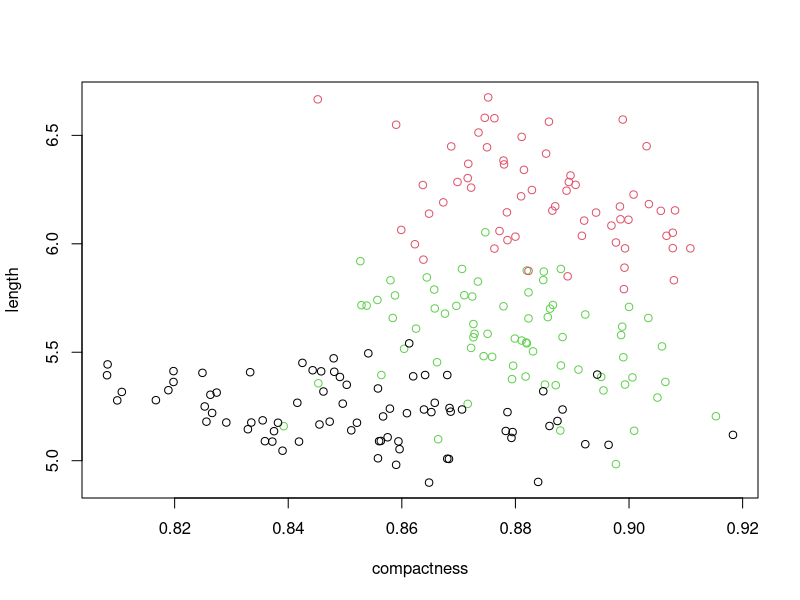
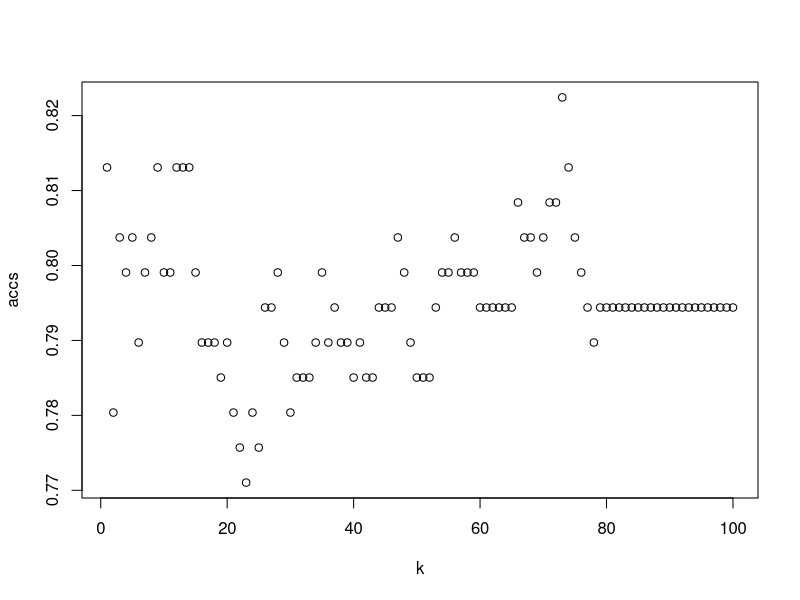
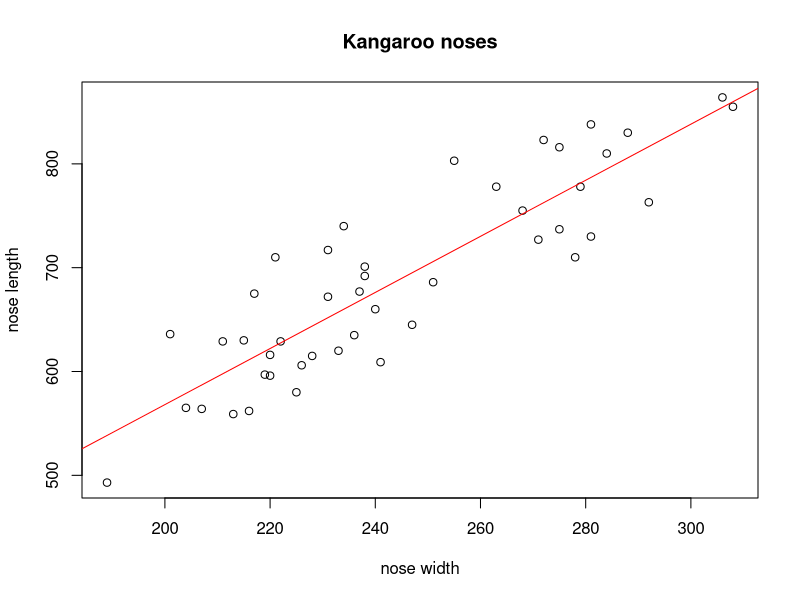
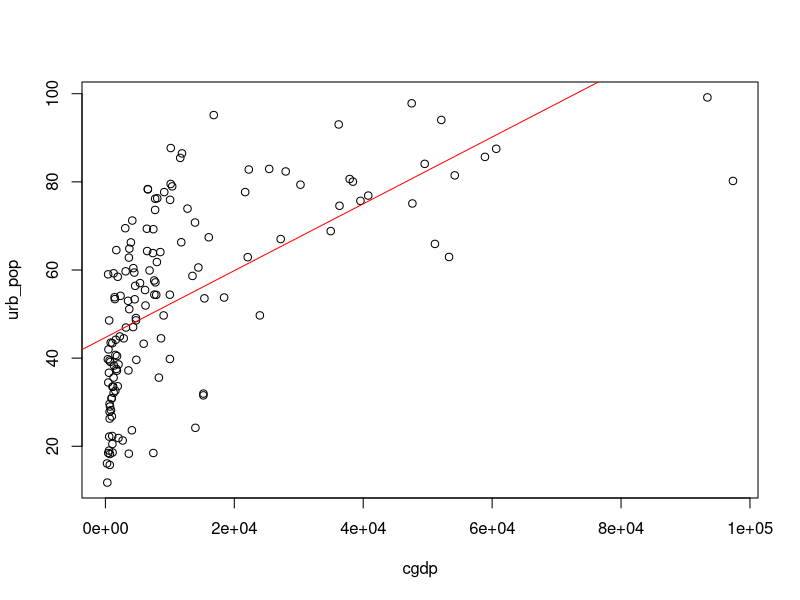
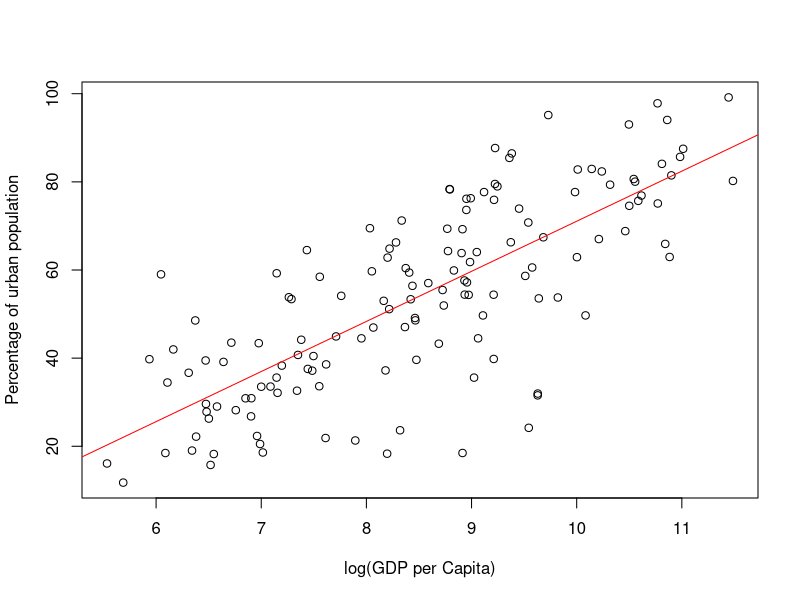
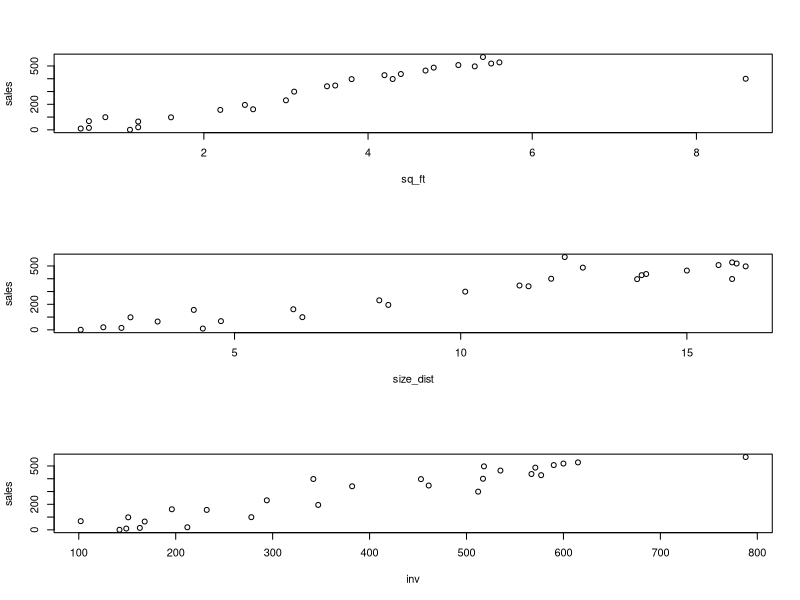
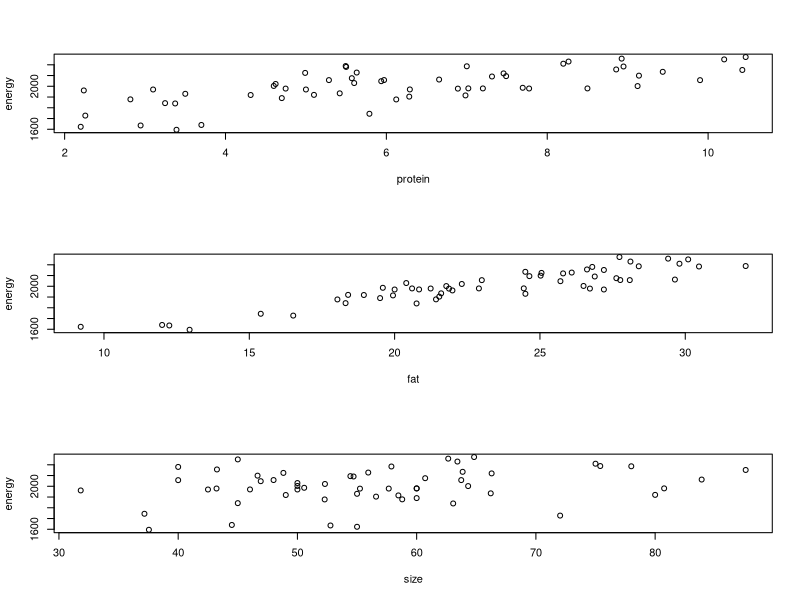
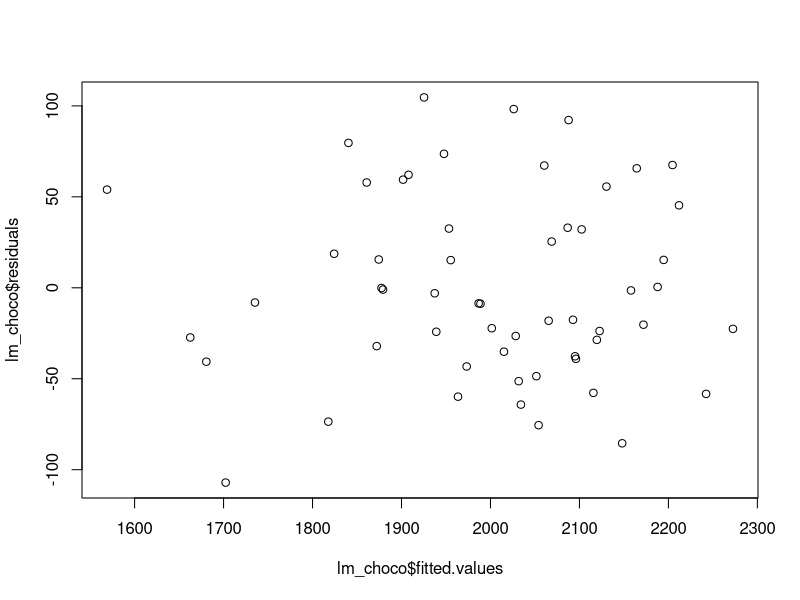

Write R code to recreate these figures, in order.
#rm(list=ls());  setwd("~/Dropbox/cs/bigdata/datacamp/intro_ml"); source("iml_practice.R")

#rm(list=ls());  setwd("C:/Users/zimine/Dropbox/cs/bigdata/datacamp/intro_ml"); source("iml_practice.R") 

##############################################################
#  chap. Performance
##############################################################

##read titanic dataset
# surviced is a response 
# features is pcClass (passenger glass), sex and age


titanic<-read.csv(file="titanic.csv", row.names=1,header=TRUE
				,colClasses=c("numeric", "factor", "numeric", "factor", "numeric") )

titanic$Survived <- factor(titanic$Survived, levels=c("1", "0")) #arrange factor levels

set.seed(1)
# A decision tree classification model is built on the data
library(rpart)
tree <- rpart(Survived ~ ., data = titanic, method = "class") #survived response, predictors all others
pred<-predict(tree, titanic, type="class")
conf<-table(titanic$Survived, pred) # make a confusion matrix
print(conf)

### compute accuracy, precision and recall
TP <- conf[1,1] 
FN <- conf[1,2] 
FP <- conf[2,1] 
TN <- conf[2,2] 

accuracy <- (TP + TN) / (TP+FN+FP+TN)
accuracy
precision <- TP/ (TP + FP)
precision 
recall <- TP / (TP + FN)
recall 

seeds <- read.csv(file="seeds.csv", row.names=1, header=T)

km_seeds <- kmeans(seeds, 3)
plot(length ~ compactness, data = seeds, col=km_seeds$cluster)
print(km_seeds$tot.withinss / km_seeds$betweenss)

### titanic example with  a dataset spilt between train and test sets
set.seed(1)
n <- nrow(titanic) # number of observations
shuffled <- titanic[sample(n),] #shuffle the dataset
pct_split<-0.7
train_indices <- 1:round(pct_split * n)
train <- shuffled[train_indices, ]
test_indices <- (round(pct_split * n) + 1):n
test <- shuffled[test_indices, ] # the rest of the dataset

#fill the model but on the training set
tree <- rpart(Survived ~ ., train, method = "class")
# Predict the outcome on the test set with tree:
pred<-predict(tree, test, type="class")
# Calculate the confusion matrix: conf
conf<-table(test$Survived, pred)
print(conf)
print(paste("accuracy:" , sum(diag(conf))/sum(conf) ))

##cross validation
# run 6 times with moving train set and data set
npass <- 6
accs <- rep(0,6) # a vec of accurencies
n<- nrow(shuffled)
for (i in 1:6) {
  # These indices indicate the interval of the test set
  indices <- (( (i-1) * round((1/npass)*n)) + 1):((i*round((1/npass) * n)))
  
  test <- shuffled[indices,] #indices are indexesof test set
  train <- shuffled[-indices,] #train is the rest
  tree <- rpart(Survived ~ ., train, method = "class")
  pred<-predict(tree, test, type="class")  
  conf<-table(test$Survived, pred)
  accs[i] <- sum(diag(conf))/sum(conf)
}

# Print out the mean of accs
print(paste("cross validation on 6 runs " ,mean(accs)))


### check the performance of classifier on two emails data sets
emails_small <- read.csv(file="emails_small.csv", header=T, row.names=1,colClasses=c("numeric","numeric","factor") )
emails_small$spam <- factor(emails_small$spam, levels=c("1", "0")) #rearrange factor levels
spam_classifier <- function(x){
  prediction <- rep(NA,length(x))
  prediction[x > 4] <- 1
  prediction[x >= 3 & x <= 4] <- 0
  prediction[x >= 2.2 & x < 3] <- 1
  prediction[x >= 1.4 & x < 2.2] <- 0
  prediction[x > 1.25 & x < 1.4] <- 1
  prediction[x <= 1.25] <- 0
  return(factor(prediction, levels=c("1","0")))
}

pred_small<-spam_classifier(emails_small$avg_capital_seq) #apply spam classifier
conf_small<-table(emails_small$spam, pred_small) #confusion matrix
acc_small <- sum(diag(conf_small))/sum(conf_small)
print(paste("accuracy for emails_small", acc_small)) #accuracy for emails set


### now on much bigger set
emails_full <- read.csv(file="emails_full.csv", header=T, row.names=1,colClasses=c("numeric", "numeric", "factor") )
emails_full$spam <- factor(emails_full$spam, levels=c("1", "0")) #rearrange factor levels

pred_full<-spam_classifier(emails_full$avg_capital_seq)
conf_full<-table(emails_full$spam, pred_full)
acc_full <- sum(diag(conf_full))/sum(conf_full)
print(paste("accuracy for emails_full",acc_full)) #accuracy for emails_full


#### now repeat exercise with indroducing bias to the model 
spam_classifier <- function(x){
  prediction <- rep(NA,length(x))
  prediction[x > 4] <- 1
  prediction[x <= 4 ] <- 0
  return(factor(prediction, levels=c("1","0")))
}
conf_small <- table(emails_small$spam, spam_classifier(emails_small$avg_capital_seq))
print(conf_small)
acc_small <- sum(diag(conf_small)) / sum(conf_small)
print(acc_small)

conf_full <- table(emails_full$spam, spam_classifier(emails_full$avg_capital_seq))
print(conf_full)
acc_full <- sum(diag(conf_full)) / sum(conf_full)

print(acc_full)


##############################################################
#  chap. Classification
##############################################################

set.seed(1)

titanic<-read.csv(file="titanic.csv", row.names=1,header=TRUE
				,colClasses=c("numeric", "factor", "numeric", "factor", "numeric") )

titanic$Survived <- factor(titanic$Survived, levels=c("1", "0")) #arrange factor levels
titanic$Pclass <- factor(titanic$Pclass, levels=c("1","2","3"))

idx_test <- c(555,147,140,652,290,412,84,176,156,110,179,407,2,420,391,326,385,618,222,703,573,327,427,525,677,536,606,142,486,547,697,414,467,503,22,599,470,517,225,358,70,271,613,455,537,20,670,367,94,632,299,346,671,647,124,61,601,186,129,679,231,283,52,362,544,237,36,673,395,139,487,375,312,14,433,411,510,423,308,642,315,681,86,5,614,54,688,471,587,600,69,648,707,657,135,619,259,588,261,333,546,105,509,208,108,197,302,43,616,466,328,187,711,359,701,682,674,245,492,698,273,603,320,434,393,569,200,195,257,329,73,189,26,133,221,191,534,131,522,482,653,220,235,149,691,668,3,687,46,182,543,256,463,505,548,633,172,97,175,479,672,174,306,32,18,419,167,232,621,83,236,65,164,180,63,709,397,478,11,634,27,493,530,574,297,71,591,145,549,340,661,106,365,91,9,409,443,120,211,641,476,516,440,625,7,284,230,640,59,413,360,241,269,441)

test <- titanic[idx_test,]
train <- titanic[-idx_test,]

require(rpart)
#require(rpart.plot)
#require(rattle)
#require(RColorBrewer)

tree <- rpart(Survived ~ Pclass+Sex+Age, data=train, method="class")

# Draw the decision tree (in R 2.15 no package  but it is availabe in R 3.2  in jupyter)
#fancyRpartPlot(tree)

#### k-nn 
## reuse  train and test  data sets of titanic
titanic<-read.csv(file="titanic.csv", row.names=1,header=TRUE
				,colClasses=c("numeric", "factor", "numeric", "factor", "numeric") )

titanic$Survived <- factor(titanic$Survived, levels=c("1", "0")) #arrange factor levels
idx_test <- c(555,147,140,652,290,412,84,176,156,110,179,407,2,420,391,326,385,618,222,703,573,327,427,525,677,536,606,142,486,547,697,414,467,503,22,599,470,517,225,358,70,271,613,455,537,20,670,367,94,632,299,346,671,647,124,61,601,186,129,679,231,283,52,362,544,237,36,673,395,139,487,375,312,14,433,411,510,423,308,642,315,681,86,5,614,54,688,471,587,600,69,648,707,657,135,619,259,588,261,333,546,105,509,208,108,197,302,43,616,466,328,187,711,359,701,682,674,245,492,698,273,603,320,434,393,569,200,195,257,329,73,189,26,133,221,191,534,131,522,482,653,220,235,149,691,668,3,687,46,182,543,256,463,505,548,633,172,97,175,479,672,174,306,32,18,419,167,232,621,83,236,65,164,180,63,709,397,478,11,634,27,493,530,574,297,71,591,145,549,340,661,106,365,91,9,409,443,120,211,641,476,516,440,625,7,284,230,640,59,413,360,241,269,441)

test <- titanic[idx_test,]
train <- titanic[-idx_test,]

#convert factor Sex  to a numeric variable
test$Sex <- as.numeric(test$Sex)-1
train$Sex <- as.numeric(train$Sex)-1

train_labels <- train$Survived
test_labels <- test$Survived 
knn_train <- train 
knn_test  <- test 
knn_train[,1] <- NULL # drop the Survived column 
knn_test[,1] <- NULL 

##normalized Pclass 
min_class <- min(knn_train$Pclass)
max_class <- max(knn_train$Pclass)
knn_train$Pclass <- (knn_train$Pclass - min_class) / (max_class - min_class) # observe min, max from train set used for train
knn_test$Pclass <- (knn_test$Pclass - min_class) / (max_class - min_class)  # same min, max used for test


min_age <- min(knn_train$Age)
max_age <- max(knn_train$Age)
knn_train$Age <- (knn_train$Age - min_age) / (max_age - min_age) 
knn_test$Age <- (knn_test$Age - min_age) / (max_age - min_age) 

## now knn_train, knn_tess  are normalized
require(class)
set.seed(1)
pred <- knn(train = knn_train, test=knn_test, cl=train_labels, k=5)
conf <- table(test_labels, pred)
print(conf)

##determine the optimal k in k-nn 
set.seed(1)
range <- 1:round(0.2 * nrow(knn_train))  # 1:100
accs <- rep(0,length(range))

## interate over k from 1 to 100 
for ( k in range) {
	pred <- knn(train = knn_train, test=knn_test, cl=train_labels, k=k)
	conf <- table(test_labels,pred)  #current confusion matrix
	accs[k] <- sum(diag(conf))/sum(conf) #compute the current accuracy
}
#graphical view of accuracy
plot(range, accs, xlab="k")
#the best k is found as the one with the highest accuracy
print(paste("k with highest accurancy:" ,  which(accs == max(accs)) ))


##############################################################
#  chap. Classification
##############################################################
## kangaroo nose dataset
# measures of grey kangaroos nose widht and length
kang_nose <-read.csv(file="kang_nose.csv", row.names=1, header=T)

plot(kang_nose, xlab="nose width", ylab="nose length", main="Kangaroo noses")
lm_kang <- lm(nose_length ~ nose_width, data=kang_nose)

print(lm_kang$coefficients)

##add the regression line to the plot 
abline(lm_kang$coefficients, col="red")

nose_width_value <- c(250, 270)
predicted <- predict(lm_kang, data.frame(nose_width=nose_width_value))
print(paste( "predicted nose length:" , paste(predicted, collapse=","))) 


##compaute manually RMSE
nose_length_est <- predict(lm_kang, kang_nose) #predic all (\hat{y})
res <- kang_nose$nose_length - nose_length_est #a vector of residuals
rmse <- sqrt( 1 / nrow(kang_nose) * sum(res^2) )
print(paste("RMSE",rmse))

#compute manually R2
ss_res  <- sum(res^2) #sum of residuals
ss_tot <- sum((kang_nose$nose_length - mean(kang_nose$nose_length))^2) #total sum of squares
r_sq <- 1 - (ss_res)/ss_tot
print(paste("manually compuated R squared", r_sq))
#print(summary(lm_kang))


world_bank_train <-read.csv(file="worldbank_urb_gdp.csv", row.names=1, header=T)
plot(world_bank_train)
lm_wb <- lm(urb_pop ~ cgdp, data=world_bank_train)
abline(lm_wb$coefficients, col="red")
print(paste('afganistan' , predict(lm_wb, data.frame(cgdp=413))))

#someties there a log scaling can help
plot(urb_pop ~ log(cgdp), data = world_bank_train, 
     xlab = "log(GDP per Capita)", 
     ylab = "Percentage of urban population")

lm_wb <- lm(urb_pop ~ log(cgdp), data = world_bank_train)
abline(lm_wb$coefficients, col = "red")
print(paste('r squared after log transform',summary(lm_wb)$r.squared))

print(paste('afganistan again' , predict(lm_wb, data.frame(cgdp=413))))

#### mulivariable linear regression
shop_data <- read.csv(file='shop_data.csv', row.names=1, header =T)
par(mfrow=c(3,1))
 plot(sales ~ sq_ft, shop_data)
 plot(sales ~ size_dist, shop_data)
 plot(sales ~ inv, shop_data)
par(mfrow=c(1,1))

lm_shop <- lm(sales ~ . , data=shop_data)
print(summary(lm_shop))

### are all predictors relevant
choco_data <- read.csv(file='choco_data.csv', row.names=1, header =T)
par(mfrow=c(3,1))
plot(energy ~ protein, choco_data)
plot(energy ~ fat, choco_data)
plot(energy ~ size, choco_data)
par(mfrow=c(1,1))
lm_choco <- lm(energy ~ ., data=choco_data)
plot(lm_choco$fitted.values, lm_choco$residuals  ) #residuals, expect uncorrelated
qqnorm(lm_choco$residuals) # expect linear fit
summary(lm_choco)

#### comparinng rmse of train and test data to check if the model genealizes well
world_bank_train <- read.csv(file='world_bank_train.csv', row.names=1, header =T)
world_bank_test <- read.csv(file='world_bank_test.csv', row.names=1, header =T)

lm_wb_log <- lm(urb_pop ~ log(cgdp), data = world_bank_train) # log linear model

 
rmse_train <- sqrt(mean(lm_wb_log$residuals ^ 2)) #rmse training set

world_bank_test_truth <- world_bank_test$urb_pop
world_bank_test_input <- data.frame(cgdp = world_bank_test$cgdp)
world_bank_test_output <- predict(lm_wb_log, world_bank_test_input)
# The residuals: the difference between the ground truth and the predictions
res_test <- world_bank_test_output - world_bank_test_truth

rmse_test <- sqrt(mean(res_test^2)) # explicit formula belo
#rmse_test <- sqrt ( 1/nrow(world_bank_test) * sum(res_test^2)  )

# Print the ratio of the test RMSE over the training RMSE
print(paste("rmse rationtest/train", rmse_test/ rmse_train)) #value close to 1 => model generalizes well 


## parametric vs non-parametric
#check Rmse for linear, log linear and knn
lm_wb <- lm(urb_pop ~ cgdp, data = world_bank_train) # log linear model
lm_wb_log <- lm(urb_pop ~ log(cgdp), data = world_bank_train) # log linear model

##define the basic knn algorithm function
my_knn <- function(x_pred, x, y, k){
  m <- length(x_pred)
  predict_knn <- rep(0, m)
  for (i in 1:m) {
    
    # Calculate the absolute distance between x_pred[i] and x
    dist <- abs(x_pred[i] - x)
    
    sort_index <- order(dist)   # ordered vector index  dist[order] will be sorted 
    
    # Apply mean() to the responses of the k-nearest neighbors
    predict_knn[i] <- mean(y[sort_index[1:k]])    
    
  }
  return(predict_knn)
}

ranks <- order(world_bank_test$cgdp) # index for sorint test$cgdp

# Scatter plot of test set
plot(world_bank_test,
     xlab = "GDP per Capita", ylab = "Percentage Urban Population")

# Predict with simple linear model and add line
test_output_lm <- predict(lm_wb, data.frame(cgdp = world_bank_test$cgdp))
lines(world_bank_test$cgdp[ranks], test_output_lm[ranks], lwd = 2, col = "blue")
# Predict with log-linear model and add line
test_output_lm_log <- predict(lm_wb_log, data.frame(cgdp = world_bank_test$cgdp))
lines(world_bank_test$cgdp[ranks], test_output_lm_log[ranks], lwd = 2, col = "red")
# Predict with k-NN and add line
test_output_knn <- my_knn(world_bank_test$cgdp, world_bank_train$cgdp, world_bank_train$urb_pop, 30)
lines(world_bank_test$cgdp[ranks], test_output_knn[ranks], lwd = 2, col = "green")
#add legend
legend('topright', c('linear', 'log linear', 'knn') , 
   lty=1, col=c('blue', 'red', 'green'), bty='y', cex=.75)
#compute rmses for 3 models
rmse_linear<-sqrt(mean( (test_output_lm - world_bank_test$urb_pop) ^ 2))
print(paste("rmse linear",rmse_linear))
rmse_log_linear<-sqrt(mean( (test_output_lm_log - world_bank_test$urb_pop) ^ 2))
print(paste("rmse log linear",rmse_log_linear))
rmse_knn<-sqrt(mean( (test_output_knn - world_bank_test$urb_pop) ^ 2))
print(paste("rmse knn non parametric" ,rmse_knn))


##############################################################
#  chap. Clustering
##############################################################
set.seed(100)
##dataset with 3 types of seeds
seeds <- read.csv(file="seeds.csv", row.names=1, header=T)
##actual seeds labels loaded
seeds_type<-c(1,1,1,1,1,1,1,1,1,1,1,1,1,1,1,1,1,1,1,1,1,1,1,1,1,1,1,1,1,1,1,1,1,1,1,1,1,1,1,1,1,1,1,1,1,1,1,1,1,1,1,1,1,1,1,1,1,1,1,1,1,1,1,1,1,1,1,1,1,1,2,2,2,2,2,2,2,2,2,2,2,2,2,2,2,2,2,2,2,2,2,2,2,2,2,2,2,2,2,2,2,2,2,2,2,2,2,2,2,2,2,2,2,2,2,2,2,2,2,2,2,2,2,2,2,2,2,2,2,2,2,2,2,2,2,2,2,2,2,2,3,3,3,3,3,3,3,3,3,3,3,3,3,3,3,3,3,3,3,3,3,3,3,3,3,3,3,3,3,3,3,3,3,3,3,3,3,3,3,3,3,3,3,3,3,3,3,3,3,3,3,3,3,3,3,3,3,3,3,3,3,3,3,3,3,3,3,3,3,3)
seeds_km <- kmeans(seeds,  centers=3, nstart=20)
print(str(seeds_km))
print(table(seeds_type, seeds_km$cluster)) #confusion matirx
plot(length~width, data=seeds, col=seeds_km$cluster, main="seeds color-labeled with clusters")


##check the importance nstart of iterations
set.seed(100)
nstrt <-1
seeds_km_1<-kmeans(seeds,centers=5, nstart=nstrt)
seeds_km_2<-kmeans(seeds,centers=5, nstart=nstrt)
# Return the ratio of the within cluster sum of squares
print(seeds_km_1$tot.withinss / seeds_km_2$tot.withinss)
print(table(seeds_km_1$cluster,seeds_km_2$cluster ))
#observe how some cluster match and other splitted
#now rerun this code with nstrt <- 15



##make a scree plot
#school_result has  school level data recording reading and arithmetic scores for each school's 4th and 6th graders
school_result <- read.csv(file="school_result.csv", row.names=1, header=T)
nk <- 7
ratio_ss <- rep(0,nk)
##loop over different k
for (k in 1:nk) {

  school_km <- kmeans(school_result, centers=k, nstart=20)
  ratio_ss[k] <- school_km$tot.withinss / school_km$totss
}
plot(1:nk,ratio_ss, type="b", xlab="k")





#end
